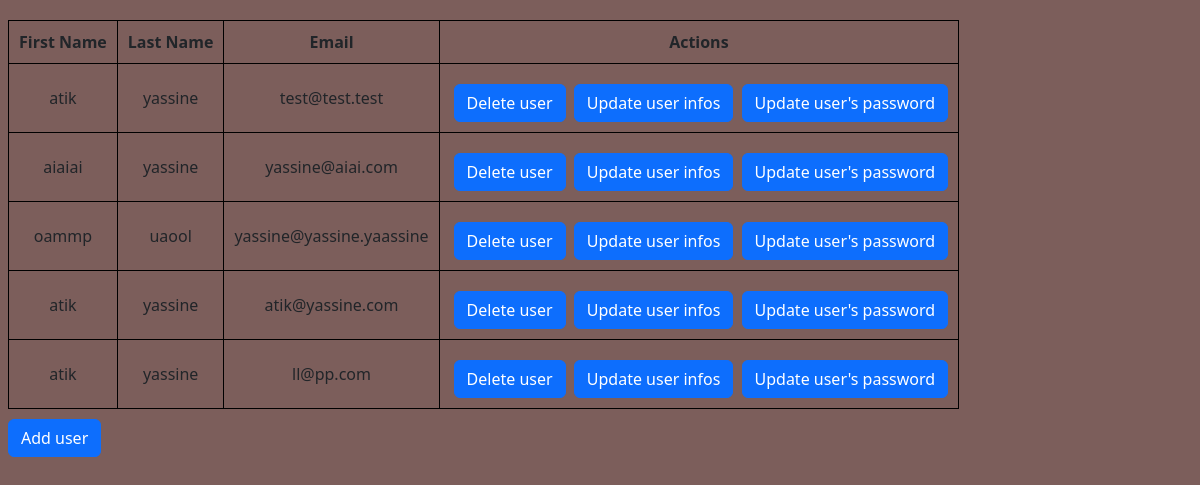
The app's page /admin.php with its own data.
### tables this page shows
CREATE TABLE `users` (
  `id` int NOT NULL,
  `prenom` varchar(30) NOT NULL,
  `nom` varchar(30) NOT NULL,
  `email` varchar(30) NOT NULL,
  `password` varchar(250) NOT NULL
);

### database.php (called while the page is built, shortened)
<?php
include 'header.php';

### admin.php (the view)
<head>
    <link rel="stylesheet" href="includes/admin_style.css">
</head>
<?php
include 'database.php';
$query = "SELECT * FROM users";
$stmt = $conn->prepare($query);
$stmt->execute();
$users = $stmt->fetchAll(PDO::FETCH_OBJ);
$text = "<table> <tr><th>First Name</th><th>Last Name</th><th>Email</th><th>Actions</th></tr>";
foreach ($users as $user) {
    $text = $text . "<tr><td>$user->nom</td><td> $user->prenom </td><td> $user->email </td><td><a class='btn btn-primary' href='delete.php?id=$user->id' > Delete user </a> <a class='btn btn-primary' href = 'updateForm.php?id=$user->id&update=infos'>Update user infos</a> <a class='btn btn-primary' href = 'updateForm.php?id=$user->id&update=password'>Update user's password</a></td></tr>";
}
$text = $text . "<table>";
echo $text;
echo "<a class='btn btn-primary' href='register.php'>Add user </a>";

### header.php (shortened to what this page needs)
<!DOCTYPE html>
<html lang="en">
<head>
    <link href="https://cdn.jsdelivr.net/npm/bootstrap@5.2.0-beta1/dist/css/bootstrap.min.css" rel="stylesheet">
    <link rel="stylesheet" href="includes/admin_style.css">
</head>

### includes/admin_style.css (style rules this page uses)
* { margin: 10px 0 0 4px; }
td { padding: 14px; }
th { text-align: center; border: 1px solid black; padding: 10px; }
td { text-align: center; border: 1px solid black; padding: 10px; margin-top: -70px; }

### records on screen
users: nom "atik", prenom "yassine", email "test@test.test"
users: nom "aiaiai", prenom "yassine", email "yassine@aiai.com"
users: nom "oammp", prenom "uaool", email "yassine@yassine.yaassine"
users: nom "atik", prenom "yassine", email "atik@yassine.com"
users: nom "atik", prenom "yassine", email "ll@pp.com"
